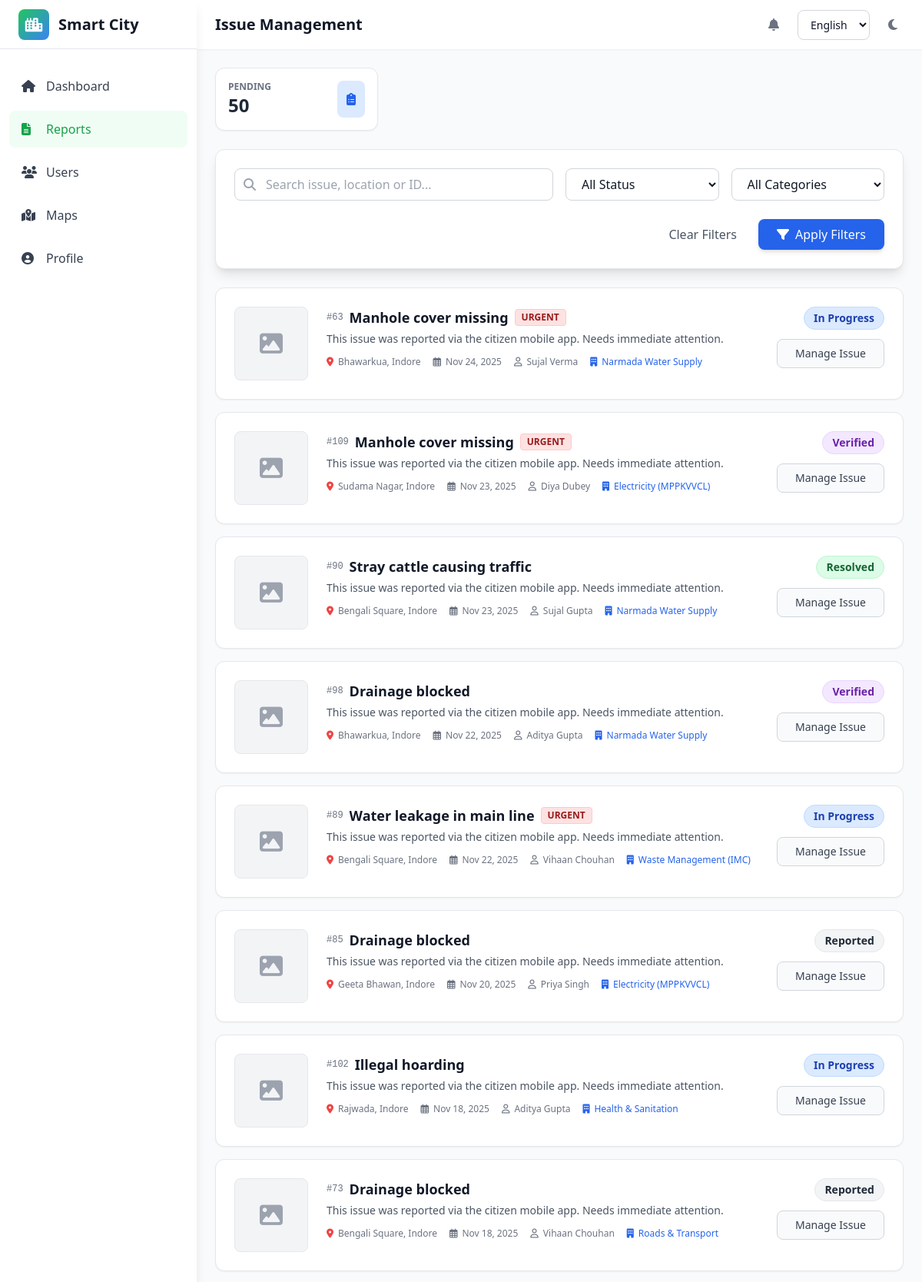
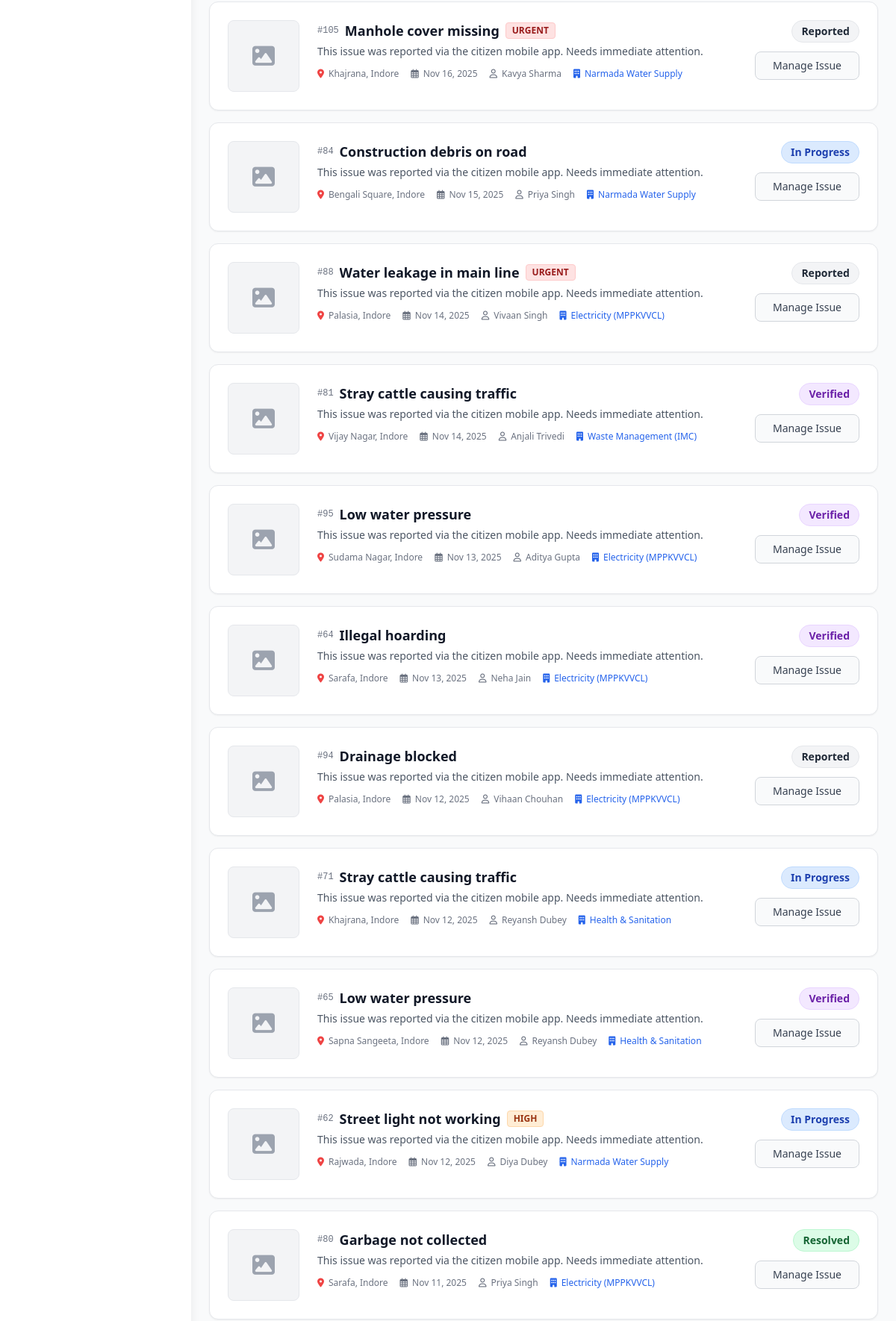
The page /reports/?page=2 (signed in, upper part) on the database its author committed (2 pictures, top to bottom).
### home/models.py (models this page shows, shortened)
class Issue(models.Model):
    CATEGORY_CHOICES = [
        ('pothole', _('Pothole')),
        ('drainage', _('Drainage')),
        ('streetlight', _('Streetlight')),
        ('waste', _('Waste Management')),
        ('electricity', _('Electricity')),
        ('water', _('Water Supply')),
        ('other', _('Other')),
    ]
    PRIORITY_CHOICES = [
        ('low', _('Low')),
        ('medium', _('Medium')),
        ('high', _('High')),
        ('urgent', _('Urgent')),
    ]
    STATUS_CHOICES = [
        ('reported', _('Reported')),
        ('verified', _('Verified')),
        ('in_progress', _('In Progress')),
        ('resolved', _('Resolved')),
        ('escalated', _('Escalated')),
    ]
    title = models.CharField(_('Title'), max_length=200)
    category = models.CharField(_('Category'), max_length=20, choices=CATEGORY_CHOICES)
    priority = models.CharField(_('Priority'), max_length=10, choices=PRIORITY_CHOICES, default='medium')
    status = models.CharField(_('Status'), max_length=20, choices=STATUS_CHOICES, default='reported')
    location = models.CharField(_('Location'), max_length=255)
    latitude = models.DecimalField(max_digits=9, decimal_places=6, null=True, blank=True)
    longitude = models.DecimalField(max_digits=9, decimal_places=6, null=True, blank=True)
    description = models.TextField()
    assigned_to = models.ForeignKey(User, on_delete=models.SET_NULL, null=True, blank=True, related_name='assigned_issues')
    department = models.ForeignKey(Department, on_delete=models.SET_NULL, null=True, blank=True, related_name='issues')
    created_by = models.ForeignKey(User, on_delete=models.SET_NULL, null=True, blank=True, related_name='created_issues')
    created_at = models.DateTimeField(auto_now_add=True)
    updated_at = models.DateTimeField(auto_now=True)
    class Meta:
        ordering = ['-created_at']

class Department(models.Model):
    name = models.CharField(max_length=100, unique=True)
    description = models.TextField(blank=True)
    email = models.EmailField(blank=True)
    phone = models.CharField(max_length=20, blank=True)
    is_active = models.BooleanField(default=True)
    created_at = models.DateTimeField(auto_now_add=True)
    updated_at = models.DateTimeField(auto_now=True)
    class Meta:
        ordering = ['name']

### home/views.py (the view)
# urls.py: path('reports/', views.admin_reports, name='admin_reports'),
@login_required
def admin_reports(request):
    search = request.GET.get('search', '')
    status_filter = request.GET.get('status', '')
    category_filter = request.GET.get('category', '')
    start_date = request.GET.get('start_date', '')
    end_date = request.GET.get('end_date', '')
    page_num = request.GET.get('page', 1)
    reports = Issue.objects.select_related('assigned_to', 'department').all()
    if search:
        reports = reports.filter(
            Q(title__icontains=search) |
            Q(description__icontains=search) |
            Q(location__icontains=search)
        )
    if status_filter:
        reports = reports.filter(status=status_filter)
    if category_filter:
        reports = reports.filter(category=category_filter)
    if start_date:
        try:
            start_date_obj = datetime.strptime(start_date, '%Y-%m-%d').date()
            reports = reports.filter(created_at__date__gte=start_date_obj)
        except ValueError:
            pass
    if end_date:
        try:
            end_date_obj = datetime.strptime(end_date, '%Y-%m-%d').date()
            reports = reports.filter(created_at__date__lte=end_date_obj)
        except ValueError:
            pass
    reports = reports.order_by('-created_at')
    paginator = Paginator(reports, 20)
    page = paginator.get_page(page_num)
    context = {
        'reports': page,
        'search': search,
        'status_filter': status_filter,
        'category_filter': category_filter,
        'start_date': start_date,
        'end_date': end_date,
    }
    return render(request, 'adminpanel/reports.html', context)

### home/context_processors.py (called while the page is built)
def admin_context(request):
    context = {}
    if request.user.is_authenticated:
        context['unread_notifications'] = Notification.objects.filter(
            user=request.user,
            is_read=False
        ).count()
    else:
        context['unread_notifications'] = 0
    return context

### TEMPLATES/adminpanel/reports.html (shortened to what this page needs)
{% extends 'adminpanel/base.html' %}
{% load static %}
{% load i18n %}
{% block page_title %}{% trans "Issue Management" %}{% endblock %}
{% block content %}
<div class="grid grid-cols-1 md:grid-cols-4 gap-4 mb-6">
    <div class="bg-white dark:bg-gray-800 p-4 rounded-xl shadow-sm border border-gray-200 dark:border-gray-700 flex items-center justify-between">
        <div>
            <p class="text-xs text-gray-500 uppercase font-bold">Pending</p>
            <p class="text-2xl font-bold text-gray-800 dark:text-white">{{ reports.paginator.count }}</p>
        </div>
        <div class="p-3 bg-blue-100 text-blue-600 rounded-lg">
            <i class="fas fa-clipboard-list"></i>
        </div>
    </div>
</div>
<div class="bg-white dark:bg-gray-800 rounded-xl shadow-lg p-6 mb-6 border border-gray-200 dark:border-gray-700">
    <form method="GET" action="{% url 'admin_reports' %}" class="grid grid-cols-1 md:grid-cols-4 gap-4">
        <div class="md:col-span-2 relative">
            <span class="absolute inset-y-0 left-0 flex items-center pl-3">
                <i class="fas fa-search text-gray-400"></i>
            </span>
            <input type="text" name="search" value="{{ search }}" placeholder="Search issue, location or ID..."
                   class="w-full pl-10 px-4 py-2 border border-gray-300 dark:border-gray-600 rounded-lg focus:ring-2 focus:ring-blue-500 outline-none bg-white dark:bg-gray-700 text-gray-900 dark:text-white">
        </div>
        <select name="status" class="px-4 py-2 border border-gray-300 dark:border-gray-600 rounded-lg focus:ring-2 focus:ring-blue-500 outline-none bg-white dark:bg-gray-700 text-gray-900 dark:text-white">
            <option value="">All Status</option>
        </select>
        <select name="category" class="px-4 py-2 border border-gray-300 dark:border-gray-600 rounded-lg focus:ring-2 focus:ring-blue-500 outline-none bg-white dark:bg-gray-700 text-gray-900 dark:text-white">
            <option value="">All Categories</option>
        </select>
        <div class="md:col-span-4 flex justify-end gap-3 mt-2">
            <a href="{% url 'admin_reports' %}" class="px-4 py-2 text-gray-600 dark:text-gray-400 hover:text-gray-800 transition">Clear Filters</a>
            <button type="submit" class="bg-blue-600 hover:bg-blue-700 text-white px-6 py-2 rounded-lg transition shadow-md">
                <i class="fas fa-filter mr-2"></i>Apply Filters
            </button>
        </div>
    </form>
</div>
<div class="space-y-4">
    {% for report in reports %}
    <div class="bg-white dark:bg-gray-800 rounded-xl shadow-sm border border-gray-200 dark:border-gray-700 overflow-hidden hover:shadow-md transition-shadow duration-200">
        <div class="p-6 flex flex-col md:flex-row gap-6">
            <div class="flex-shrink-0">
                {% if report.image %}
                    <img src="{{ report.image.url }}" alt="Issue Image" class="w-24 h-24 object-cover rounded-lg border border-gray-200 dark:border-gray-600">
                {% else %}
                    <div class="w-24 h-24 bg-gray-100 dark:bg-gray-700 rounded-lg flex items-center justify-center text-gray-400 border border-gray-200 dark:border-gray-600">
                        <i class="fas fa-image text-3xl"></i>
                    </div>
                {% endif %}
            </div>
            <div class="flex-1 min-w-0">
                <div class="flex flex-col md:flex-row md:items-start justify-between gap-4">
                    <div>
                        <div class="flex items-center gap-2 mb-1">
                            <span class="text-xs font-mono text-gray-500">#{{ report.id }}</span>
                            <h3 class="text-lg font-bold text-gray-900 dark:text-white truncate">{{ report.title }}</h3>
                            {% if report.priority == 'urgent' %}
                                <span class="bg-red-100 text-red-800 text-xs px-2 py-0.5 rounded font-bold border border-red-200">URGENT</span>
                            {% elif report.priority == 'high' %}
                                <span class="bg-orange-100 text-orange-800 text-xs px-2 py-0.5 rounded font-bold border border-orange-200">HIGH</span>
                            {% endif %}
                        </div>
                        <p class="text-sm text-gray-600 dark:text-gray-300 mb-3 line-clamp-2">{{ report.description }}</p>
                        <div class="flex flex-wrap gap-4 text-xs text-gray-500 dark:text-gray-400">
                            <span class="flex items-center">
                                <i class="fas fa-map-marker-alt text-red-500 mr-1.5"></i> {{ report.location }}
                            </span>
                            <span class="flex items-center">
                                <i class="far fa-calendar-alt mr-1.5"></i> {{ report.created_at|date:"M d, Y" }}
                            </span>
                            <span class="flex items-center">
                                <i class="far fa-user mr-1.5"></i> {{ report.created_by.get_full_name|default:report.created_by.username }}
                            </span>
                            {% if report.department %}
                            <span class="flex items-center text-blue-600 dark:text-blue-400">
                                <i class="fas fa-building mr-1.5"></i> {{ report.department.name }}
                            </span>
                            {% endif %}
                        </div>
                    </div>
                    <div class="flex flex-col items-end gap-3 min-w-[140px]">
                        <span class="px-3 py-1 text-sm font-semibold rounded-full border
                            {% if report.status == 'resolved' %}bg-green-100 text-green-800 border-green-200
                            {% elif report.status == 'in_progress' %}bg-blue-100 text-blue-800 border-blue-200
                            {% elif report.status == 'verified' %}bg-purple-100 text-purple-800 border-purple-200
                            {% else %}bg-gray-100 text-gray-800 border-gray-200{% endif %}">
                            {{ report.get_status_display }}
                        </span>
                        <a href="{% url 'admin_report_detail' report.id %}" class="w-full text-center px-4 py-2 bg-gray-50 hover:bg-gray-100 dark:bg-gray-700 dark:hover:bg-gray-600 text-gray-700 dark:text-gray-200 text-sm font-medium rounded-lg border border-gray-300 dark:border-gray-600 transition">
                            Manage Issue
                        </a>
                    </div>
                </div>
            </div>
        </div>
    </div>
    {% endfor %}
</div>
{% endblock %}

### rows shown on the page
Issue: id "63", title "Manhole cover missing", priority "URGENT", description "This issue was reported via the citizen mobile app. Needs immediate attention.", location "Bhawarkua, Indore", created_at "Nov 24, 2025", created_by.get_full_name "Sujal Verma", department.name "Narmada Water Supply", status "In Progress"
Issue: id "109", title "Manhole cover missing", priority "URGENT", description "This issue was reported via the citizen mobile app. Needs immediate attention.", location "Sudama Nagar, Indore", created_at "Nov 23, 2025", created_by.get_full_name "Diya Dubey", department.name "Electricity (MPPKVVCL)", status "Verified"
Issue: id "90", title "Stray cattle causing traffic", description "This issue was reported via the citizen mobile app. Needs immediate attention.", location "Bengali Square, Indore", created_at "Nov 23, 2025", created_by.get_full_name "Sujal Gupta", department.name "Narmada Water Supply", status "Resolved"
Issue: id "98", title "Drainage blocked", description "This issue was reported via the citizen mobile app. Needs immediate attention.", location "Bhawarkua, Indore", created_at "Nov 22, 2025", created_by.get_full_name "Aditya Gupta", department.name "Narmada Water Supply", status "Verified"
Issue: id "89", title "Water leakage in main line", priority "URGENT", description "This issue was reported via the citizen mobile app. Needs immediate attention.", location "Bengali Square, Indore", created_at "Nov 22, 2025", created_by.get_full_name "Vihaan Chouhan", department.name "Waste Management (IMC)", status "In Progress"
Issue: id "85", title "Drainage blocked", description "This issue was reported via the citizen mobile app. Needs immediate attention.", location "Geeta Bhawan, Indore", created_at "Nov 20, 2025", created_by.get_full_name "Priya Singh", department.name "Electricity (MPPKVVCL)", status "Reported"
Issue: id "102", title "Illegal hoarding", description "This issue was reported via the citizen mobile app. Needs immediate attention.", location "Rajwada, Indore", created_at "Nov 18, 2025", created_by.get_full_name "Aditya Gupta", department.name "Health & Sanitation", status "In Progress"
Issue: id "73", title "Drainage blocked", description "This issue was reported via the citizen mobile app. Needs immediate attention.", location "Bengali Square, Indore", created_at "Nov 18, 2025", created_by.get_full_name "Vihaan Chouhan", department.name "Roads & Transport", status "Reported"
Issue: id "105", title "Manhole cover missing", priority "URGENT", description "This issue was reported via the citizen mobile app. Needs immediate attention.", location "Khajrana, Indore", created_at "Nov 16, 2025", created_by.get_full_name "Kavya Sharma", department.name "Narmada Water Supply", status "Reported"
Issue: id "84", title "Construction debris on road", description "This issue was reported via the citizen mobile app. Needs immediate attention.", location "Bengali Square, Indore", created_at "Nov 15, 2025", created_by.get_full_name "Priya Singh", department.name "Narmada Water Supply", status "In Progress"
Issue: id "88", title "Water leakage in main line", priority "URGENT", description "This issue was reported via the citizen mobile app. Needs immediate attention.", location "Palasia, Indore", created_at "Nov 14, 2025", created_by.get_full_name "Vivaan Singh", department.name "Electricity (MPPKVVCL)", status "Reported"
Issue: id "81", title "Stray cattle causing traffic", description "This issue was reported via the citizen mobile app. Needs immediate attention.", location "Vijay Nagar, Indore", created_at "Nov 14, 2025", created_by.get_full_name "Anjali Trivedi", department.name "Waste Management (IMC)", status "Verified"
Issue: id "95", title "Low water pressure", description "This issue was reported via the citizen mobile app. Needs immediate attention.", location "Sudama Nagar, Indore", created_at "Nov 13, 2025", created_by.get_full_name "Aditya Gupta", department.name "Electricity (MPPKVVCL)", status "Verified"
Issue: id "64", title "Illegal hoarding", description "This issue was reported via the citizen mobile app. Needs immediate attention.", location "Sarafa, Indore", created_at "Nov 13, 2025", created_by.get_full_name "Neha Jain", department.name "Electricity (MPPKVVCL)", status "Verified"
Issue: id "94", title "Drainage blocked", description "This issue was reported via the citizen mobile app. Needs immediate attention.", location "Palasia, Indore", created_at "Nov 12, 2025", created_by.get_full_name "Vihaan Chouhan", department.name "Electricity (MPPKVVCL)", status "Reported"
Issue: id "71", title "Stray cattle causing traffic", description "This issue was reported via the citizen mobile app. Needs immediate attention.", location "Khajrana, Indore", created_at "Nov 12, 2025", created_by.get_full_name "Reyansh Dubey", department.name "Health & Sanitation", status "In Progress"
Issue: id "65", title "Low water pressure", description "This issue was reported via the citizen mobile app. Needs immediate attention.", location "Sapna Sangeeta, Indore", created_at "Nov 12, 2025", created_by.get_full_name "Reyansh Dubey", department.name "Health & Sanitation", status "Verified"
Issue: id "62", title "Street light not working", priority "HIGH", description "This issue was reported via the citizen mobile app. Needs immediate attention.", location "Rajwada, Indore", created_at "Nov 12, 2025", created_by.get_full_name "Diya Dubey", department.name "Narmada Water Supply", status "In Progress"
Issue: id "80", title "Garbage not collected", description "This issue was reported via the citizen mobile app. Needs immediate attention.", location "Sarafa, Indore", created_at "Nov 11, 2025", created_by.get_full_name "Priya Singh", department.name "Electricity (MPPKVVCL)", status "Resolved"

### other values the page prints
{{ reports.paginator.count }} "50"
form field language "English"
